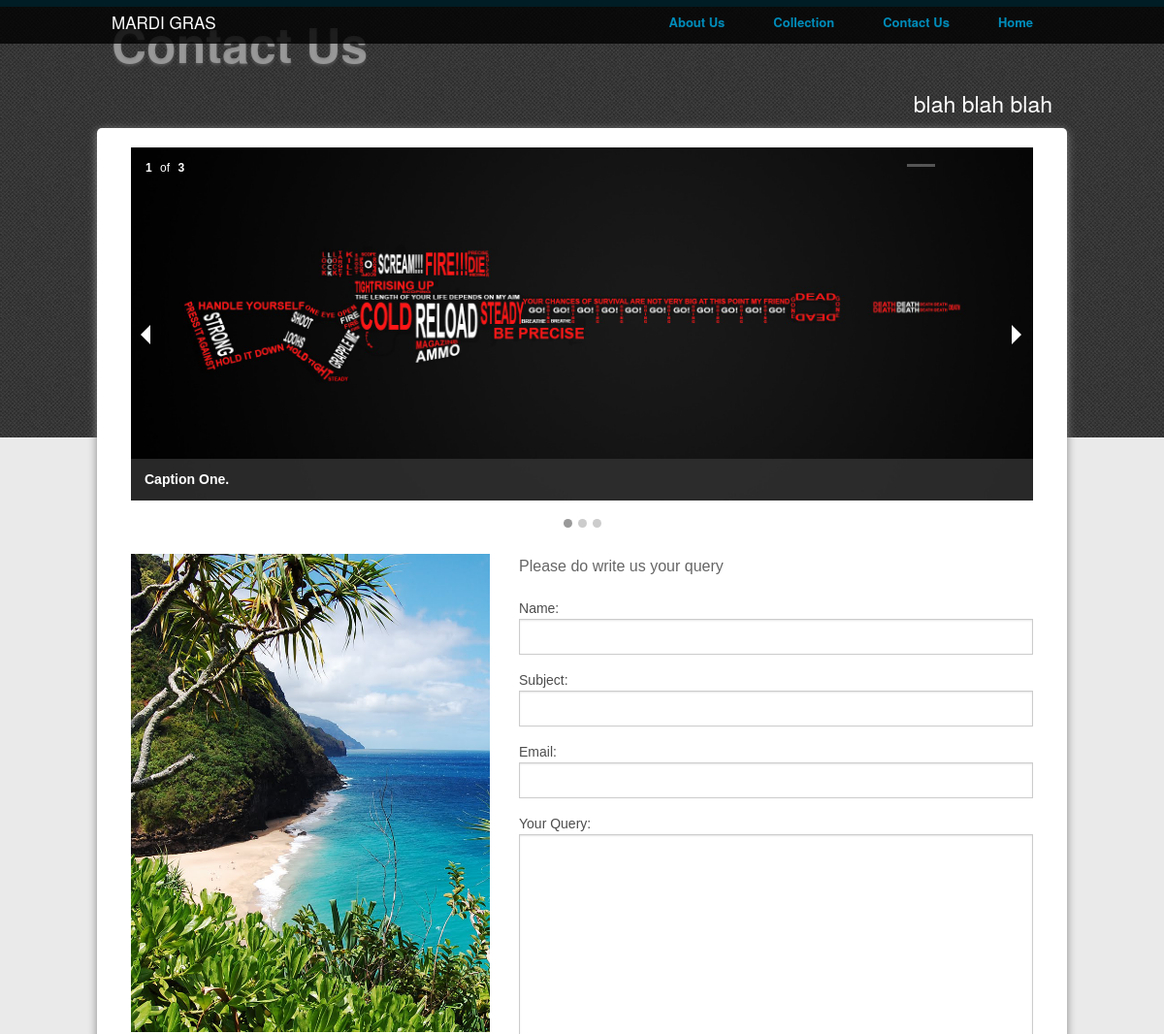
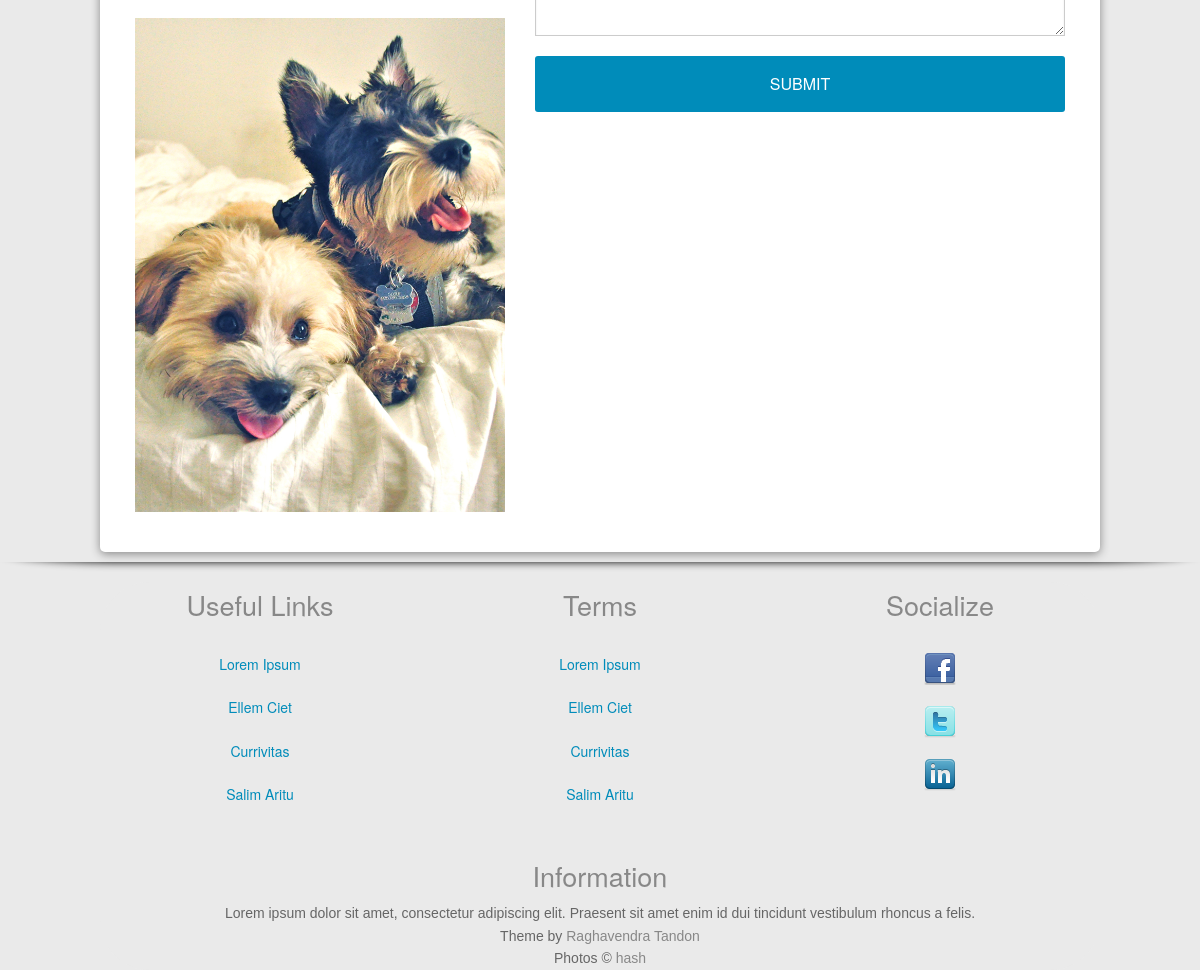
Screenshot of /mardi/contact/ with the database file from the repository (2 pictures, top to bottom).
### mardi/models.py (models this page shows, shortened)
class menuList(models.Model):
    displayName = models.CharField(max_length=40,primary_key=True)
    details = models.TextField(blank=True)
    menuUrl = models.CharField(max_length=40,null=False)

### mardi/views.py (the view)
def contact(request):
    pageTitle="Contact"
    menu=[]
    dropStyle=""
    active=''
    mList = menuList.objects.all()
    title=r"/mardi/contact/"
    pageObj = menuList.objects.get(menuUrl=title)
    pageTitle=pageObj.displayName
    for menuitem in mList:
        subList=[]
        sub= subMenu.objects.filter(subParent=menuitem.displayName)
        subList=list(sub)
        if subList:
            dropStyle='has-dropdown'
        menu.append((menuitem.displayName,menuitem.menuUrl,subList,dropStyle))
    menu.sort()
    if request.method == 'POST':
        formContact=contactForm(request.POST)
        if 1 == 1:
            name = request.POST.get('name')
            subject = name + request.POST.get('subject')
            message = request.POST.get('message')
            sender = request.POST.get('sender')
            recipients = ['info@example.com']
            formContact = [name,sender,'Thank you',subject ]
            cont = Context({'menuList':menu,'pageTitle':pageTitle,
                    'details': "Thank You",
                    'dropStyle':dropStyle})
            html = render_to_response('details.html',cont)
            return html
    else:
        formContact=contactForm()
    cont = Context({'menuList':menu,'pageTitle':pageTitle,
                    'form': formContact,'details': pageObj.details,
                    'dropStyle':dropStyle})
    html = render_to_response('details.html',cont)
    return html

### mardi/forms.py
class contactForm(forms.Form):
    name = forms.CharField(label="Name")
    subject = forms.CharField(max_length=100)
    sender = forms.EmailField(label="Email")
    message = forms.CharField(label="Your Query",widget=forms.Textarea)

### templates/details.html (shortened to what this page needs)
{% extends "base.html" %}
{% block content %}
<div class="row">
    <div id="title-large"class="large-12 columns">
        <h1 class="title">{{ pageTitle }}
        </h1></div>
            <div class="large-12 columns">
        <h4 class="text-right">blah blah blah</h4>
                </div>
    <div class="large-12 columns container">
        <div class="large-12 columns">
            <ul class="example-orbit" data-orbit>
  <li>
    <img src="/static/img/image1.jpg" alt="slide 1" />
    <div class="orbit-caption">
      Caption One.
    </div>
  </li>
</ul>
        </div>
        <div class="large-7 columns right">
            <p class=" text-justify ">{{ details }}</p>
            {% if form %}
            <form action="#" method="post">
            <p class=" text-justify ">{{ form }}</p>
            <input id="form_submit" class="expand radius button" type="submit" value="SUBMIT">
            </form>
            {% endif %}
            </div>
        <div class="large-5 columns left">
            <ul class="clearing-thumbs large-block-grid-1 medium-block-grid-2 small-block-grid-2" data-clearing>
                <li><a href="/static/img/Aviary Stock Photo 1.png">
                    <img class="" data-caption=""  src="/static/img/Aviary Stock Photo 1.png"/></a>
                </li>
                <li><a href="/static/img/Aviary Stock Photo 2.png">
                    <img class="" data-caption=""  src="/static/img/Aviary Stock Photo 2.png"/></a>
                </li>
            </ul>
        </div>
    </div>
</div>
{% endblock content %}

### templates/base.html (shortened to what this page needs)
{% load staticfiles%}
<!doctype html>
<html class="no-js" lang="en">
  <head>
      <link rel="stylesheet" href="{% static "css/404.css" %}" />
    <link rel="stylesheet" href="{% static "css/normalize.css" %}" />
      <link rel="stylesheet" href="{% static "css/foundation.min.css"%}" />
    <link rel="stylesheet" href="{% static "css/foundation.css"%}" />
    <link rel="stylesheet" href="{% static "css/style.css"%}" />
      <link rel="stylesheet" href="{% static "css/webicons.css"%}" />
  </head>
  <body>
    <div class="contain-to-grid fixed " >
    <nav class="top-bar" data-topbar role="navigation">
        <ul class="title-area">
            <li class="name">
                <h1><a href="/" >MARDI GRAS</a></h1>
            </li>
        </ul>
        <section class="top-bar-section ">
            <ul i-d="nav" class="right">
                {% for k, u, v, drop in menuList %}
                {% if v %}
                <li class="{{ drop }} "><a href="{{ u }}">{{ k }}</a>
                    <ul class="dropdown">
                        {% for item in v %}
                        <li><a href="{{ u }}{{item}}/">{{ item }}</a></li>
                        {% endfor %}
                    </ul>
                </li>
                {% else %}
                <li class="" style="padding-right:20px"><a href="{{ u }}">{{ k }}</a></li>
                {% endif %}
                {% endfor %}
            </ul>
        </section>
        </nav>
      </div>
          {% block content %}  {% endblock content %}
      <div class="or-spacer">
              <div class="mask"></div>
          </div>
      <div class="foot row">
 <ul class="large-block-grid-3 medium-block-grid-3 small-block-grid-1 text-center">
     <li>
    <div class=" text-center">
        <h3>Useful Links</h3>
            <ul class="side-nav">
                <li><a href="#">Lorem Ipsum</a></li>
                <li><a href="#">Ellem Ciet</a></li>
                <li><a href="#">Currivitas</a></li>
                <li><a href="#">Salim Aritu</a></li>
            </ul>
    </div>
    </li>
    <li>
    <div class="text-center">
        <h3>Terms</h3>
            <ul class="side-nav">
                <li><a href="#">Lorem Ipsum</a></li>
                <li><a href="#">Ellem Ciet</a></li>
                <li><a href="#">Currivitas</a></li>
                <li><a href="#">Salim Aritu</a></li>
            </ul>
    </div>
    </li>
         <li class="show-for-medium-up" >
    <div class="text-center">
        <h3>Socialize</h3>
        <ul class="side-nav">
            <li><a href="#"><img src="{% static "img/icon_fb.png"%}" alt="Facebook"> </a></li>
            <li><a href="#"><img src="{% static "img/icon_twitter.png"%}" alt="Facebook"> </a></li>
            <li><a href="#"><img src="{% static "img/icon_in.png"%}" alt="Facebook"> </a></li>
        </ul>
    </div>
    </li>
    </ul>
    <div class="large-12 columns text-center show-for-medium-up" >
        <h3> Information</h3>
        Lorem ipsum dolor sit amet, consectetur adipiscing elit. Praesent sit amet enim id dui tincidunt vestibulum rhoncus a felis.
        <div id="social_icons">
        Theme by <a href="#">Raghavendra Tandon</a><br /> Photos © <a href="#" title="#">hash</a>
        </div>
        </div>
          </div>
  </body>
</html>

### static/css/404.css (style rules this page uses)
body { background-color: #111111; }

### static/css/style.css (style rules this page uses)
body { font-family: Arial, Helvetica, sans-serif; font-size: .875em; line-height: 1.6em; border-top: 7px solid #008CBA; background: #eaeaea url(../img/body_bg.png) repeat-x; color: #666; }
.or-spacer, container or-spacer { margin-top: 10px; width: 100%; }
.or-spacer .mask, .container.or-spacer .mask { overflow: hidden; height: 20px; }
.or-spacer .mask:after { content: ''; display: block; margin: -25px auto 0; width: 100%; height: 25px; border-radius: 125px / 12px; box-shadow: 0 0 8px black; }
.foot { border-radius: 50px; background-color: #eaeaea; padding-top: 1px; }
.container { font-size: 1em; background: #FFF; box-shadow: 0px 2px 10px #888888; border-radius: 5px; padding: 20px; margin: auto; position: relative; text-align: justify; min-height: 600px; }
.title { font-weight: bolder; font-size: 50px; color: rgba(255, 255, 255,0.4); text-shadow: 0px 2px 3px #555; }
.contain-to-grid { background: rgba(0, 0, 0, 0.8); }
.top-bar { background: none; }
.top-bar .name h1 a { color:#fff; }
.top-bar-section ul li,.top-bar-section ul li > ul li, .top-bar-section li:not(.has-form) a:not(.button) { background: none; }
.top-bar-section ul li > a, .top-bar-section ul li > ul li { color: #008CBA; font-weight: bold; }
.active { text-decoration: none; font-weight: bold !important; }
.row:before { display: block; content: " "; margin-top: -90px; height: 90px; visibility: hidden; }
section { padding-bottom: 50px; }
ul, ol, dl { list-style: none; }
#portfolio h2,h4 { color: #fff; text-align: justify; }
#portfolio ul li > a, h4 { text-align: center; }
.f-topbar-fixed { padding-top: 0 !important; }
button, .button { background-color: #008CBA; border-color: #008CBA; }
h1, h2, h3, h5, h6, a { color: #888888; }

### rows the page displays
menuList: menuList "About Us"
menuList: menuList "Collection"
menuList: menuList "Contact Us", displayName "Contact Us", details "Please do write us your query"
menuList: menuList "Home"
